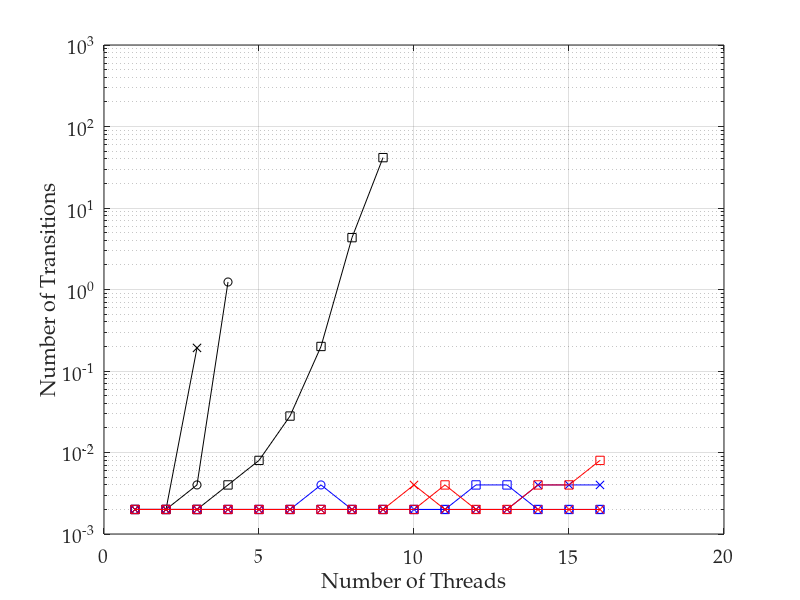

The MATLAB source for this figure: (Note: this script raises an error after producing the figure.)
%% importing data
transitions = dlmread('t43_time_tpl1_ops3.csv', ',', 0, 0);
% convert 0 values to NaNs, as these don't plot
transitions(transitions==0)=nan;
threads = [1:16];

%% plotting lines

semilogy(threads, transitions(:, 1), 'ko-')
hold on
semilogy(threads, transitions(:, 2), 'kx-')
semilogy(threads, transitions(:, 3), 'ks-')
semilogy(threads, transitions(:, 4), 'bo-')
semilogy(threads, transitions(:, 5), 'bx-')
semilogy(threads, transitions(:, 6), 'bs-')
semilogy(threads, transitions(:, 7), 'rx-')
semilogy(threads, transitions(:, 8), 'rs-')
hold off
grid on

%% adding axis labels
ax = gca;
set(ax, 'FontName', 'Palatino Linotype', 'FontSize', 14);
xlabel('Number of Threads');
ylabel('Number of Transitions');
axis([0 20 .001 1000])
ax.XTick = [0 5 10 15 20];
ax.YTick = [0.01 0.1 1 10 100];
set(ax,'YMinorGrid','Off', 'YMinorTick','Off');

%% output pdf file
h = figure(1);
h.Units = 'centimeters'; % set figure position to cm
%h.Position(2) = [h.Position(2)-9]; % set figure position bevore resize
h.Position([3:4]) = [10,7]; % resize figure
Plot2LaTeX( h, 't43_time_tpl1_ops3' )